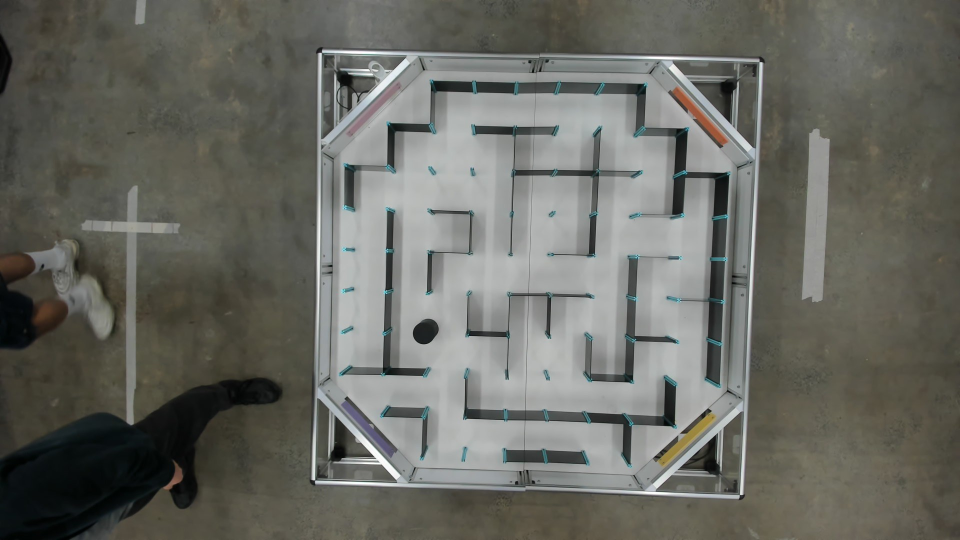
#> input picture data/pic001.jpg, 1920 x 1080 px, found by its file name (shown at 1/2 size)
$ jupyter execute --allow-errors path_planning.ipynb
#> lines starting #> are read from the running program, lines starting #| are printed output that depends on the picture; after the words box and inside, x2 and y2 are one past the last pixel; in counts of white or black regions, pixels touching at a corner belong together
#> in load_and_crop_image, raw is the input picture: shape (1080, 1920, 3); mean B, G, R 98.3, 105, 104.4
[cell 1]
# NOTE: Portions of this notebook (marked function bodies and plotting logic) were
# written with the assistance of a generative AI model (Claude) and then reviewed/tested
# by the author, in line with the assignment's Generative AI policy.
import cv2
import numpy as np
import random
import math
import heapq
from collections import deque
from matplotlib import pyplot as plt

random.seed(42)

# SYSTEM PARAMETERS

You are free to change the value of these variables for testing, but do not add extra variables here. This entire block will be replaced when marking.

[cell 2]
# DO NOT ADD OTHER VARIABLES HERE

# General settings
seed = 24
image_file = "map.png"

# Task 1 - Occupancy map
unsafe_kernel_size = 7
unsafe_iterations = 3

# Task 3 - BFS
bfs_n = 10
bfs_start_node = 3
bfs_end_node = 72

# Task 4 - PRM and Dijkstra
prm_total_nodes_count = 30
prm_connection_radius = 200
prm_start_location = (50,50)
prm_goal_location = (450,450)

# Task 5 - RRT
rrt_max_nodes_count = 500
rrt_step_size = 40
rrt_max_connection_length = 200
rrt_start_location = (50,50)
rrt_goal_location = (450,450)

# DO NOT ADD OTHER VARIABLES HERE

# Preprocessing - Isolate & Crop Maze Square

`image_file` above points at the raw top-down photo of the maze table (frame, floor, tape markers and all). The cell below locates the light-coloured maze board in that photo, straightens it, crops out everything else (floor, tape, cabling), and overwrites `image_file` to point at the cropped result so every task below operates on a clean, maze-only image.

[cell 3]
# Corner detection + perspective crop/warp (written with the assistance of Claude)
# The maze rig has four pastel colour strips taped at its four corners (pink,
# orange, yellow, purple). This block finds the centre of each strip and
# warps the photo so those four centres become the exact corners of a square
# output image - i.e. removes the camera's perspective/tilt and any
# background around the rig.

# HSV ranges tuned to the four corner-marker colours on the rig. Pink needs
# two ranges since its hue wraps around the 0/179 boundary in OpenCV's HSV.
CORNER_COLOR_RANGES = {
    "pink":   [((0, 15, 80), (10, 90, 255)), ((150, 15, 80), (179, 90, 255))],
    "orange": [((5, 90, 80), (18, 255, 255))],
    "yellow": [((19, 80, 80), (34, 255, 255))],
    "purple": [((105, 15, 60), (140, 90, 255))],
}


def _find_table_roi(image, pad_frac=0.05):
    """Find the bounding box of the bright maze table/frame so background
    (e.g. the floor around it) is excluded before colour matching. Without
    this, floor/shadow pixels can be mistaken for a corner marker."""
#> called with pad_frac = 0.05
    gray = cv2.cvtColor(image, cv2.COLOR_BGR2GRAY)
    blur = cv2.GaussianBlur(gray, (9, 9), 0)
    _, th = cv2.threshold(blur, 0, 255, cv2.THRESH_BINARY + cv2.THRESH_OTSU)
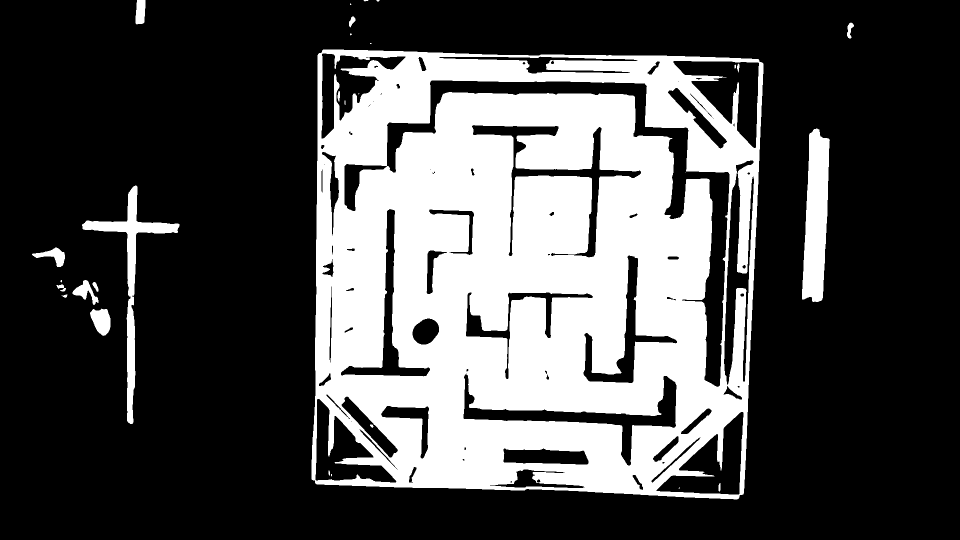
#> th: shape (1080, 1920) (shown at 1/2 size); 30% white; 29 white regions (10 under 20 px), largest, box (x1, y1, x2, y2) and area: (623, 99, 1527, 999) 591393, (1604, 257, 1660, 604) 13807, (164, 371, 359, 848) 10596
    th = cv2.morphologyEx(th, cv2.MORPH_CLOSE, np.ones((25, 25), np.uint8))
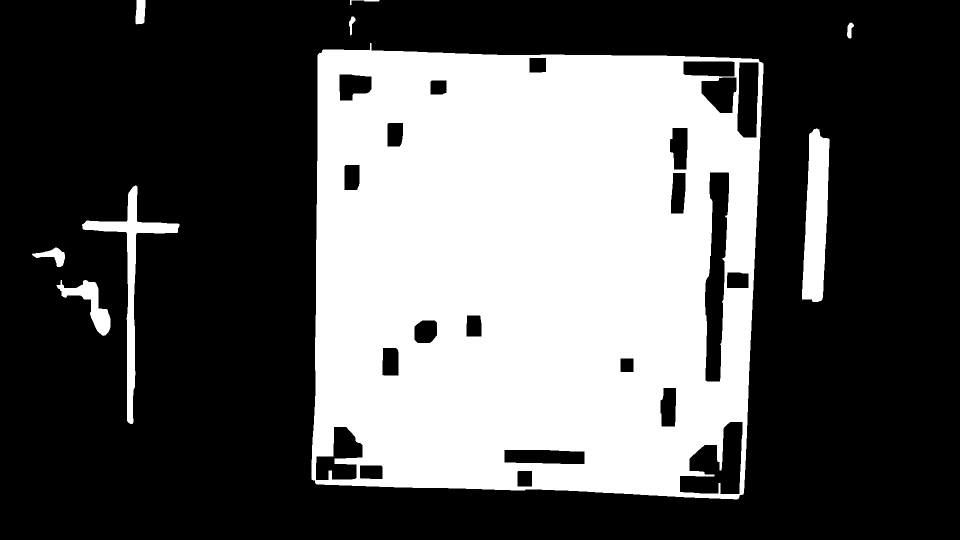
#> th: shape (1080, 1920) (shown at 1/2 size); 35.1% white; 9 white regions
    contours, _ = cv2.findContours(th, cv2.RETR_EXTERNAL, cv2.CHAIN_APPROX_SIMPLE)
#> contours = 9 contours; largest, box (x1, y1, x2, y2) and area: (623, 86, 1527, 999) 764097, (1604, 257, 1660, 604) 13488, (164, 371, 359, 848) 10181, (113, 560, 221, 672) 3674, (64, 495, 130, 534) 999
    if not contours:
        h, w = image.shape[:2]
        return 0, 0, w, h
    c = max(contours, key=cv2.contourArea)
#> c = contour of 262 points, box (x1, y1, x2, y2) (623, 86, 1527, 999), area 764097
    x, y, w, h = cv2.boundingRect(c)
#> x = 623; y = 86; w = 904; h = 913
    pad_x, pad_y = int(w * pad_frac), int(h * pad_frac)
#> pad_x = 45; pad_y = 45
    H, W = image.shape[:2]
    x0, y0 = max(0, x - pad_x), max(0, y - pad_y)
#> x0 = 578; y0 = 41
    x1, y1 = min(W, x + w + pad_x), min(H, y + h + pad_y)
#> x1 = 1572; y1 = 1044
    return x0, y0, x1, y1


def _largest_blob_centroid(mask, min_area=150):
    """Centroid (x, y) of the largest connected component in a binary mask."""
    mask = cv2.morphologyEx(mask, cv2.MORPH_CLOSE, np.ones((15, 15), np.uint8))
    mask = cv2.morphologyEx(mask, cv2.MORPH_OPEN, np.ones((5, 5), np.uint8))
    num, labels, stats, centroids = cv2.connectedComponentsWithStats(mask, connectivity=8)
    if num <= 1:
        return None
    best = max(range(1, num), key=lambda i: stats[i, cv2.CC_STAT_AREA])
    if stats[best, cv2.CC_STAT_AREA] < min_area:
        return None
    return tuple(centroids[best])


def find_corner_markers(image, color_ranges=CORNER_COLOR_RANGES, min_area=150, restrict_to_table=True):
    """Locate the centre of each coloured corner marker.
    Returns {colour_name: (x, y)} in the original image's pixel coordinates."""
    if restrict_to_table:
        x0, y0, x1, y1 = _find_table_roi(image)
#> x0 = 578; y0 = 41; x1 = 1572; y1 = 1044
        roi = image[y0:y1, x0:x1]
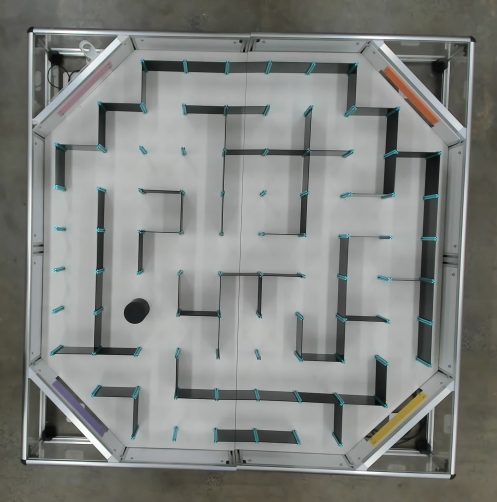
#> roi: shape (1003, 994, 3) (shown at 1/2 size); mean B, G, R 128.3, 131.7, 129.4
    else:
        x0, y0 = 0, 0
        roi = image

    hsv = cv2.cvtColor(roi, cv2.COLOR_BGR2HSV)
#> hsv: shape (1003, 994, 3); mean H, S, V 61.6, 16.1, 132.6
    centers = {}
    for name, ranges in color_ranges.items():
        mask = np.zeros(hsv.shape[:2], dtype=np.uint8)
        for lower, upper in ranges:
            mask |= cv2.inRange(hsv, np.array(lower), np.array(upper))
        centroid = _largest_blob_centroid(mask, min_area=min_area)
        if centroid is not None:
            centers[name] = (centroid[0] + x0, centroid[1] + y0)
#> this loop made 4 passes
#> (name, ranges, num in _largest_blob_centroid, stats in _largest_blob_centroid, centroids in _largest_blob_centroid, best in _largest_blob_centroid) on passes 2 to 3: ('orange', [((5, 90, 80), (18, 255, 255))], 2, [[0, 0, 994, 1003, 994480], [768, 134, 109, 114, 2502]], [[495.7, 501.8], [821.5, 191.9]], 1), ('yellow', [((19, 80, 80), (34, 255, 255))], 2, [[0, 0, 994, 1003, 994324], [740, 786, 113, 105, 2658]], [[495.7, 500.1], [795.8, 837.3]], 1)
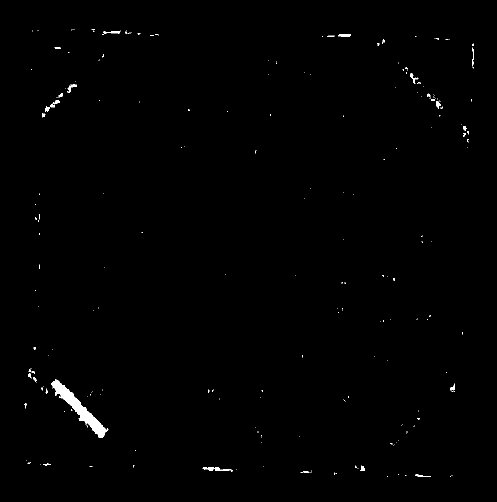
#> mask: shape (1003, 994) (shown at 1/2 size); 0.51% white; 253 white regions (225 under 20 px), largest, box (x1, y1, x2, y2) and area: (103, 759, 217, 876) 2845, (405, 934, 440, 942) 162, (206, 63, 241, 68) 105
#> after the loop, centers = {'pink': (747, 217.2), 'orange': (1399.5, 232.9), 'yellow': (1373.8, 878.3), 'purple': (732.5, 856.4)}
    return centers


def order_points(pts):
    """Sort 4 (x, y) points into [top-left, top-right, bottom-right, bottom-left]
    order, regardless of which colour marker each point came from."""
    pts = np.array(pts, dtype="float32")
    s = pts.sum(axis=1)
    diff = np.diff(pts, axis=1).flatten()
    top_left = pts[np.argmin(s)]
    bottom_right = pts[np.argmax(s)]
    top_right = pts[np.argmin(diff)]
    bottom_left = pts[np.argmax(diff)]
    return np.array([top_left, top_right, bottom_right, bottom_left], dtype="float32")


def warp_maze(image, color_ranges=CORNER_COLOR_RANGES, output_size=900, margin=1000, min_area=150):
    """Crop/warp `image` so the centres of the four coloured corner markers
    map to a square inset by `margin` pixels from the edge of an
    `output_size` x `output_size` image. The margin keeps the maze
    container's actual border (and the colour markers themselves) visible
    in the output instead of sitting exactly on the image edge."""
    centers = find_corner_markers(image, color_ranges, min_area=min_area)
    if len(centers) != 4:
        missing = set(color_ranges) - set(centers)
        raise ValueError(f"Could not find all 4 corner markers, missing: {missing} (found: {centers})")

    src_pts = order_points(list(centers.values()))
#> src_pts = [[747, 217.2], [1399.5, 232.9], [1373.8, 878.3], [732.5, 856.4]]
    dst_pts = np.array([
        [margin, margin],
        [output_size - 1 - margin, margin],
        [output_size - 1 - margin, output_size - 1 - margin],
        [margin, output_size - 1 - margin],
    ], dtype="float32")

    M = cv2.getPerspectiveTransform(src_pts, dst_pts)
#> M = [[0.778, 0.0163, -534.3], [-0.0178, 0.771, -103.8], [1.63e-05, -2.6e-05, 1]]
    warped = cv2.warpPerspective(image, M, (output_size, output_size))
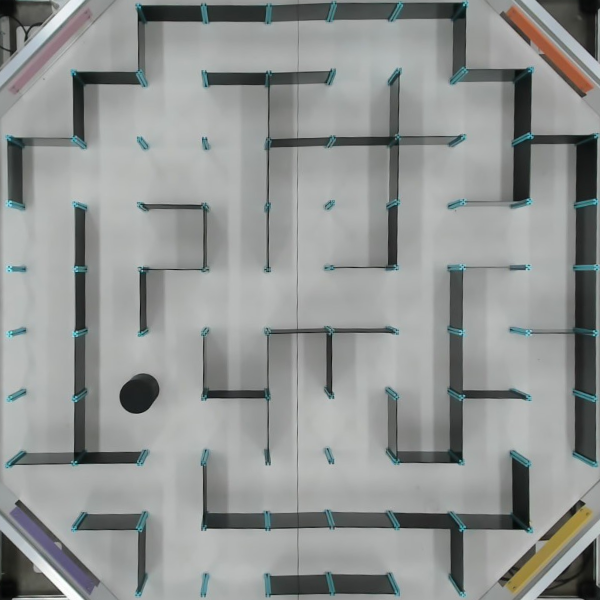
#> warped: shape (600, 600, 3); mean B, G, R 146.3, 147.6, 144.5
    return warped


def load_and_crop_image(path, output_size=600, margin=50):
    """Read an image file and return it perspective-cropped to the maze corners."""
    raw = cv2.imread(path)
    return warp_maze(raw, output_size=output_size, margin=margin)

# Task 1 - OCCUPANCY MAP (4 marks total)

[cell 4]
# Task 1.1 (1 mark): Display the occupancy map
image_file = "pic001.jpg"
image = load_and_crop_image(image_file)

plt.imshow(image)

[cell 5]
# Task 1.2 (3 Marks): Process occupancy map add and display configuration space
# Made function to allow calling for each of the tasks to prevent code from reusing the same variables that have already been initialised
def gen_occupancy_map():
  image = cv2.imread(image_file)
  kernel = np.ones((unsafe_kernel_size, unsafe_kernel_size), np.uint8) # TODO: Use this kernel to generate un_safe area
  # Set Black Pixel thresholds
  lowerBlack = np.array([0, 0, 0])
  upperBlack = np.array([80, 80, 80])
  # Mask and and dilate the black pixels
  mask = cv2.inRange(image, lowerBlack, upperBlack)
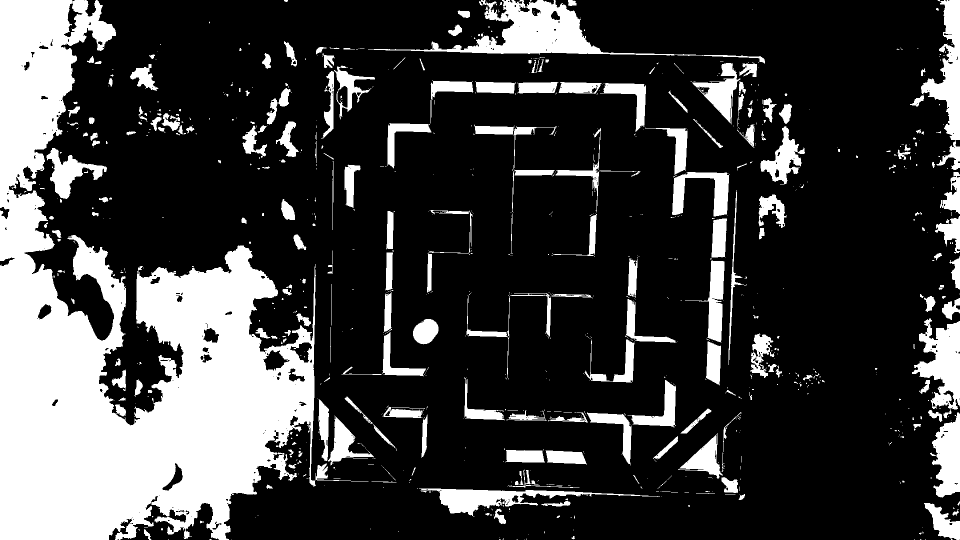
#> mask: shape (1080, 1920) (shown at 1/2 size); 24.3% white; 940 white regions (690 under 20 px), largest, box (x1, y1, x2, y2) and area: (0, 0, 632, 1080) 319440, (736, 0, 1402, 112) 18931, (1842, 0, 1920, 340) 10374
  dilate = cv2.dilate(mask, kernel, iterations=unsafe_iterations)
#> dilate: shape (1080, 1920); 47.2% white; 74 white regions, largest, box (x1, y1, x2, y2) and area: (0, 0, 1499, 1080) 492041, (621, 0, 1659, 809) 191588, (1789, 0, 1920, 1080) 72937
  # Create border by subtracting the mask from the dilate
  border = cv2.subtract(dilate, mask)
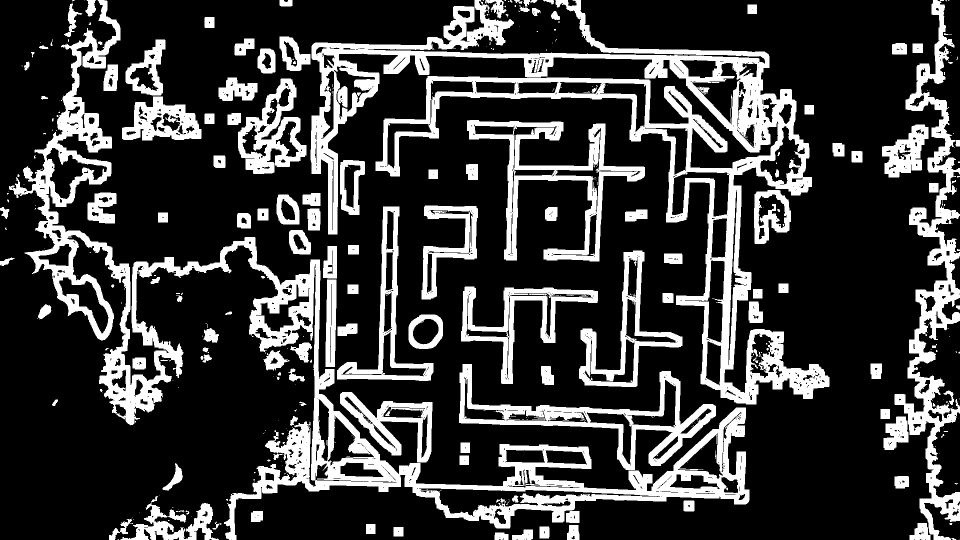
#> border: shape (1080, 1920) (shown at 1/2 size); 22.9% white; 410 white regions (265 under 20 px), largest, box (x1, y1, x2, y2) and area: (18, 0, 1499, 1080) 126498, (621, 0, 1659, 809) 119995, (1789, 0, 1920, 1080) 35725
  image_copy = image.copy()
  # Set to red in BGR
  image_copy[border != 0] = [0, 0, 255]
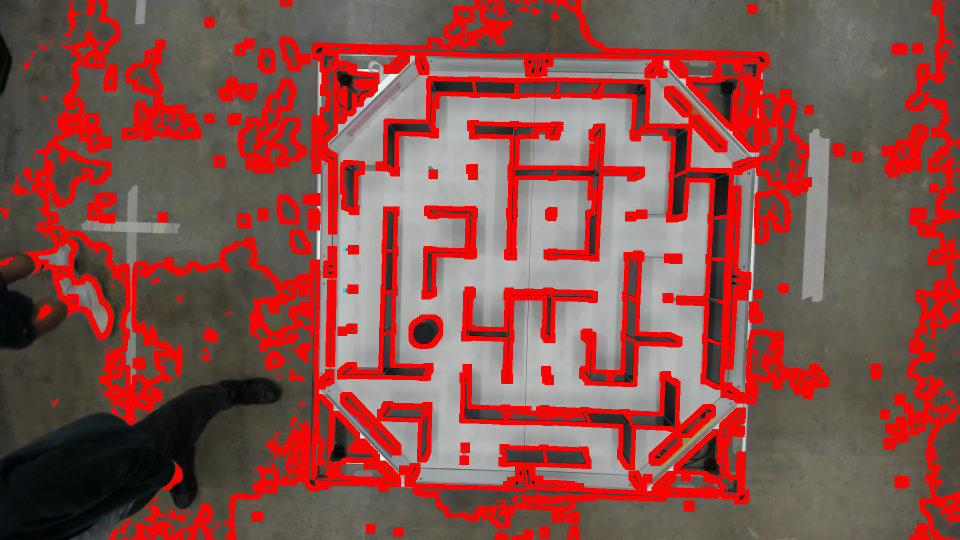
#> image_copy: shape (1080, 1920, 3) (shown at 1/2 size); mean B, G, R 73.4, 78.8, 136.9
  # Convert to RGB
  image_final = cv2.cvtColor(image_copy, cv2.COLOR_BGR2RGB)
  # Save configuration space as an image
  cv2.imwrite('sample_config_map.png', image_copy)
  return image_final

image_final = gen_occupancy_map()
# Display resulting image
plt.imshow(image_final)
plt.show()

$ run again, with data/pic004.jpg copied over data/pic001.jpg
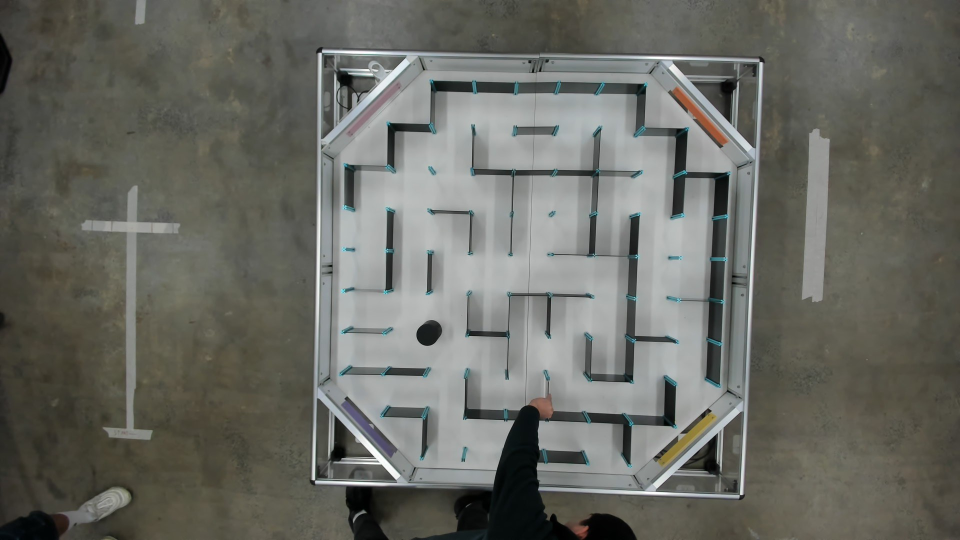
#> input picture data/pic004.jpg, 1920 x 1080 px, found by its file name (shown at 1/2 size)
#> in load_and_crop_image, raw is the input picture: shape (1080, 1920, 3); mean B, G, R 99, 105.8, 104.9
#> in _find_table_roi, `th = cv2.morphologyEx(th, cv2.MORPH_CLOSE, np.ones((25, 25), np.uint8))`:
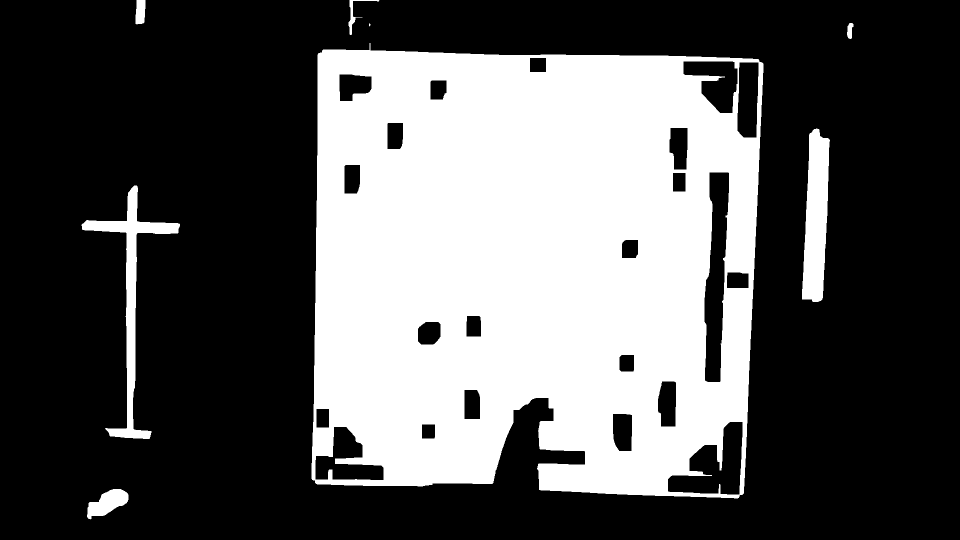
#> th: shape (1080, 1920) (shown at 1/2 size); 34.2% white; 8 white regions (1 under 20 px)
#> contours = 8 contours, 1 with area under 20; largest, box (x1, y1, x2, y2) and area: (623, 86, 1527, 997) 747194, (1604, 257, 1660, 604) 13483, (163, 371, 360, 878) 13160, (174, 978, 257, 1039) 2712, (271, 0, 291, 49) 800, (697, 0, 759, 70) 446, (1694, 46, 1707, 78) 255
#> c = contour of 392 points, box (x1, y1, x2, y2) (623, 86, 1527, 997), area 747194
#> x = 623; y = 86; w = 904; h = 911
#> pad_x = 45
#> in _find_table_roi, `x0, y0 = max(0, x - pad_x), max(0, y - pad_y)`: x0 = 578; y0 = 41
#> in _find_table_roi, `x1, y1 = min(W, x + w + pad_x), min(H, y + h + pad_y)`: x1 = 1572; y1 = 1042
#> in find_corner_markers, `x0, y0, x1, y1 = _find_table_roi(image)`: x0 = 578; y0 = 41; x1 = 1572; y1 = 1042
#> hsv: shape (1001, 994, 3); mean H, S, V 66.9, 18.9, 127.9
#> the loop in find_corner_markers, `for name, ranges in color_ranges.items():` made 4 passes
#> (name, num in _largest_blob_centroid, best in _largest_blob_centroid, centroid) on pass 1: ('pink', 12, 1, (169, 176.1))
#> after the loop in find_corner_markers, `for name, ranges in color_ranges.items():`: centers = {'pink': (747, 217.1), 'orange': (1399.5, 233), 'yellow': (1373.4, 878.9), 'purple': (727.1, 854.5)}
#> src_pts = [[747, 217.1], [1399.5, 233], [1373.4, 878.9], [727.1, 854.5]]
#> M = [[0.786, 0.0238, -541.3], [-0.0181, 0.784, -106.1], [2.13e-05, -1.38e-05, 1]]
#> dilate: shape (1080, 1920); 46% white; 75 white regions, largest, box (x1, y1, x2, y2) and area: (0, 0, 1673, 1080) 683700, (1763, 0, 1920, 1080) 90117, (932, 241, 1365, 774) 45639
#> border: shape (1080, 1920); 23.4% white; 506 white regions (344 under 20 px), largest, box (x1, y1, x2, y2) and area: (12, 0, 1673, 1080) 289110, (1763, 0, 1920, 1080) 36901, (932, 241, 1365, 774) 33030
#> in gen_occupancy_map, `image_copy[border != 0] = [0, 0, 255]`:
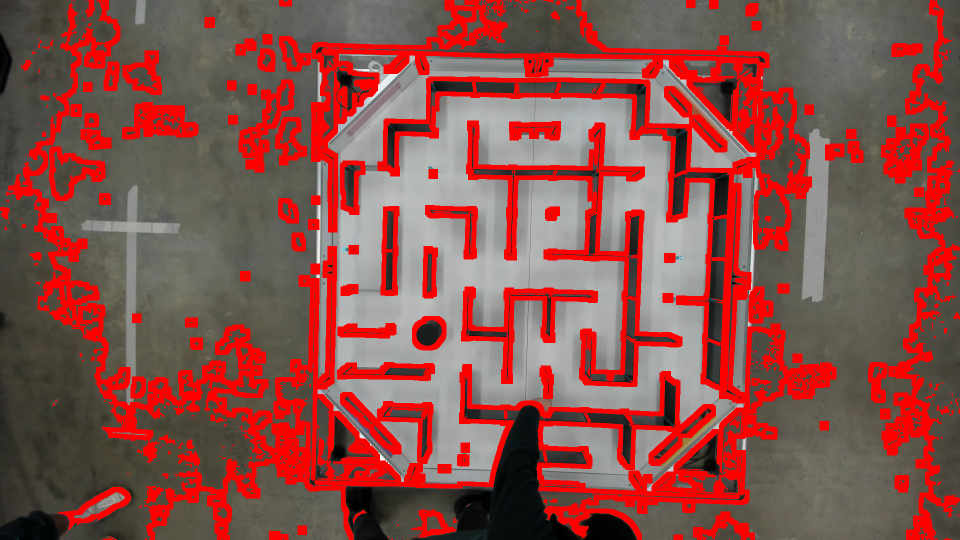
#> image_copy: shape (1080, 1920, 3) (shown at 1/2 size); mean B, G, R 73.9, 79.2, 138.6
